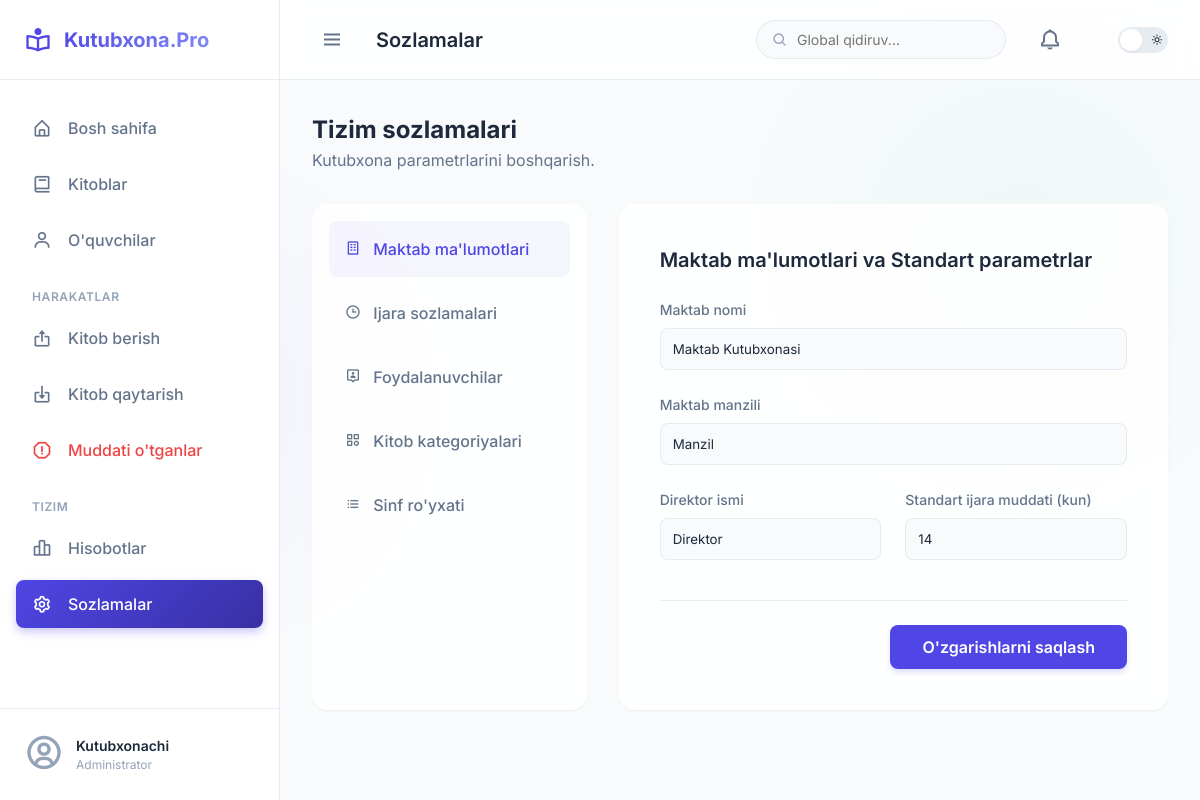
The page /settings on the database its author committed.
### tables this page shows
CREATE TABLE settings (
            id INTEGER PRIMARY KEY AUTOINCREMENT,
            school_name TEXT NOT NULL,
            school_address TEXT,
            principal_name TEXT,
            standard_loan_days INTEGER DEFAULT 14
        );

### app.py (the view, shortened to what this page needs)
@app.route('/settings', methods=['GET', 'POST'])
def settings():
    conn = database.get_db_connection()
    c = conn.cursor()
    c.execute('SELECT * FROM settings WHERE id = 1')
    setting = c.fetchone()
    conn.close()
    return render_template('settings.html', title='Sozlamalar', setting=setting)

### app.py (called while the page is built)
@app.before_request
def setup_database_on_request():
    try:
        database.init_db()
    except Exception as e:
        print(f"Serverless DB Init Error: {e}")

### database.py (called while the page is built)
def get_db_connection():
    conn = sqlite3.connect(DB_PATH)
    conn.row_factory = sqlite3.Row
    return conn

### templates/settings.html
{% extends 'base.html' %}
{% block content %}
<div style="display: flex; justify-content: space-between; align-items: center; margin-bottom: 2rem;">
    <div>
        <h2 style="font-size: 1.5rem; font-weight: 700;">Tizim sozlamalari</h2>
        <p style="color: var(--text-secondary);">Kutubxona parametrlarini boshqarish.</p>
    </div>
</div>
<div style="display: grid; grid-template-columns: 1fr 2fr; gap: 2rem;">
    <div style="background: var(--bg-card); border-radius: var(--radius-xl); box-shadow: var(--shadow-sm); border: var(--glass-border); padding: 1rem;">
        <ul style="list-style: none;">
            <li><a href="#" style="display: block; padding: 1rem; background: rgba(79, 70, 229, 0.05); color: var(--primary-color); border-radius: var(--radius-md); font-weight: 500; text-decoration: none; margin-bottom: 0.5rem;"><i class='bx bx-building' style="margin-right: 0.5rem;"></i> Maktab ma'lumotlari</a></li>
            <li><a href="#" style="display: block; padding: 1rem; color: var(--text-secondary); border-radius: var(--radius-md); font-weight: 500; text-decoration: none; margin-bottom: 0.5rem; transition: all 0.2s;"><i class='bx bx-time' style="margin-right: 0.5rem;"></i> Ijara sozlamalari</a></li>
            <li><a href="#" style="display: block; padding: 1rem; color: var(--text-secondary); border-radius: var(--radius-md); font-weight: 500; text-decoration: none; margin-bottom: 0.5rem; transition: all 0.2s;"><i class='bx bx-user-pin' style="margin-right: 0.5rem;"></i> Foydalanuvchilar</a></li>
            <li><a href="#" style="display: block; padding: 1rem; color: var(--text-secondary); border-radius: var(--radius-md); font-weight: 500; text-decoration: none; margin-bottom: 0.5rem; transition: all 0.2s;"><i class='bx bx-category' style="margin-right: 0.5rem;"></i> Kitob kategoriyalari</a></li>
            <li><a href="#" style="display: block; padding: 1rem; color: var(--text-secondary); border-radius: var(--radius-md); font-weight: 500; text-decoration: none; transition: all 0.2s;"><i class='bx bx-list-ul' style="margin-right: 0.5rem;"></i> Sinf ro'yxati</a></li>
        </ul>
    </div>
    <div style="background: var(--bg-card); border-radius: var(--radius-xl); box-shadow: var(--shadow-sm); border: var(--glass-border); padding: 2.5rem;">
        <h3 style="font-size: 1.25rem; font-weight: 600; margin-bottom: 1.5rem; color: var(--text-primary);">Maktab ma'lumotlari va Standart parametrlar</h3>
        <form action="{{ url_for('settings') }}" method="POST">
            <div style="display: flex; flex-direction: column; gap: 1.5rem;">
                <div>
                    <label style="display: block; font-size: 0.875rem; font-weight: 500; margin-bottom: 0.5rem; color: var(--text-secondary);">Maktab nomi</label>
                    <input type="text" name="school_name" value="{{ setting.school_name }}" required style="width: 100%; padding: 0.75rem; border: 1px solid var(--border-color); border-radius: var(--radius-md); background: var(--bg-main); color: var(--text-primary); font-family: inherit;">
                </div>
                <div>
                    <label style="display: block; font-size: 0.875rem; font-weight: 500; margin-bottom: 0.5rem; color: var(--text-secondary);">Maktab manzili</label>
                    <input type="text" name="school_address" value="{{ setting.school_address }}" required style="width: 100%; padding: 0.75rem; border: 1px solid var(--border-color); border-radius: var(--radius-md); background: var(--bg-main); color: var(--text-primary); font-family: inherit;">
                </div>
                <div style="display: grid; grid-template-columns: 1fr 1fr; gap: 1.5rem;">
                    <div>
                        <label style="display: block; font-size: 0.875rem; font-weight: 500; margin-bottom: 0.5rem; color: var(--text-secondary);">Direktor ismi</label>
                        <input type="text" name="principal_name" value="{{ setting.principal_name }}" required style="width: 100%; padding: 0.75rem; border: 1px solid var(--border-color); border-radius: var(--radius-md); background: var(--bg-main); color: var(--text-primary); font-family: inherit;">
                    </div>
                    <div>
                        <label style="display: block; font-size: 0.875rem; font-weight: 500; margin-bottom: 0.5rem; color: var(--text-secondary);">Standart ijara muddati (kun)</label>
                        <input type="number" name="standard_loan_days" value="{{ setting.standard_loan_days }}" required style="width: 100%; padding: 0.75rem; border: 1px solid var(--border-color); border-radius: var(--radius-md); background: var(--bg-main); color: var(--text-primary); font-family: inherit;">
                    </div>
                </div>
            </div>
            <div style="margin-top: 2.5rem; padding-top: 1.5rem; border-top: 1px solid var(--border-color); display: flex; justify-content: flex-end;">
                <button type="submit" style="padding: 0.75rem 2rem; background: var(--primary-color); color: white; border: none; border-radius: var(--radius-md); font-family: inherit; font-size: 1rem; font-weight: 600; cursor: pointer; box-shadow: 0 4px 6px -1px rgba(79, 70, 229, 0.2); transition: all 0.2s;">
                    O'zgarishlarni saqlash
                </button>
            </div>
        </form>
    </div>
</div>
{% endblock %}

### static/css/style.css (style rules this page uses)
:root { --primary-color: #4F46E5; --primary-light: #818CF8; --primary-dark: #3730A3; --bg-main: #F8FAFC; --bg-card: rgba(255, 255, 255, 0.85); --bg-sidebar: rgba(255, 255, 255, 0.95); --text-primary: #1E293B; --text-secondary: #64748B; --text-tertiary: #94A3B8; --border-color: rgba(226, 232, 240, 0.8); --success: #10B981; --warning: #F59E0B; --danger: #EF4444; --info: #3B82F6; --glass-blur: blur(12px); --glass-border: 1px solid rgba(255, 255, 255, 0.5); --shadow-sm: 0 1px 2px 0 rgba(0, 0, 0, 0.05); --shadow-md: 0 4px 6px -1px rgba(0, 0, 0, 0.1), 0 2px 4px -1px rgba(0, 0, 0, 0.06); --shadow-lg: 0 10px 15px -3px rgba(0, 0, 0, 0.1), 0 4px 6px -2px rgba(0, 0, 0, 0.05); --shadow-card: 0 8px 30px rgba(0,0,0,0.04); --radius-sm: 0.375rem; --radius-md: 0.5rem; --radius-lg: 0.75rem; --radius-xl: 1rem; --radius-2xl: 1.5rem; --transition: all 0.3s cubic-bezier(0.4, 0, 0.2, 1); }
* { margin: 0; padding: 0; box-sizing: border-box; }
body { font-family: 'Inter', sans-serif; background-color: var(--bg-main); color: var(--text-primary); line-height: 1.5; transition: background-color 0.3s ease; background-image: radial-gradient(circle at 15% 50%, rgba(79, 70, 229, 0.04), transparent 25%), radial-gradient(circle at 85% 30%, rgba(16, 185, 129, 0.04), transparent 25%); background-attachment: fixed; }

### rows shown on the page
settings: school_name "Maktab Kutubxonasi", school_address "Manzil", principal_name "Direktor", standard_loan_days "14"

### other values the page prints
{{ title }} "Sozlamalar"
